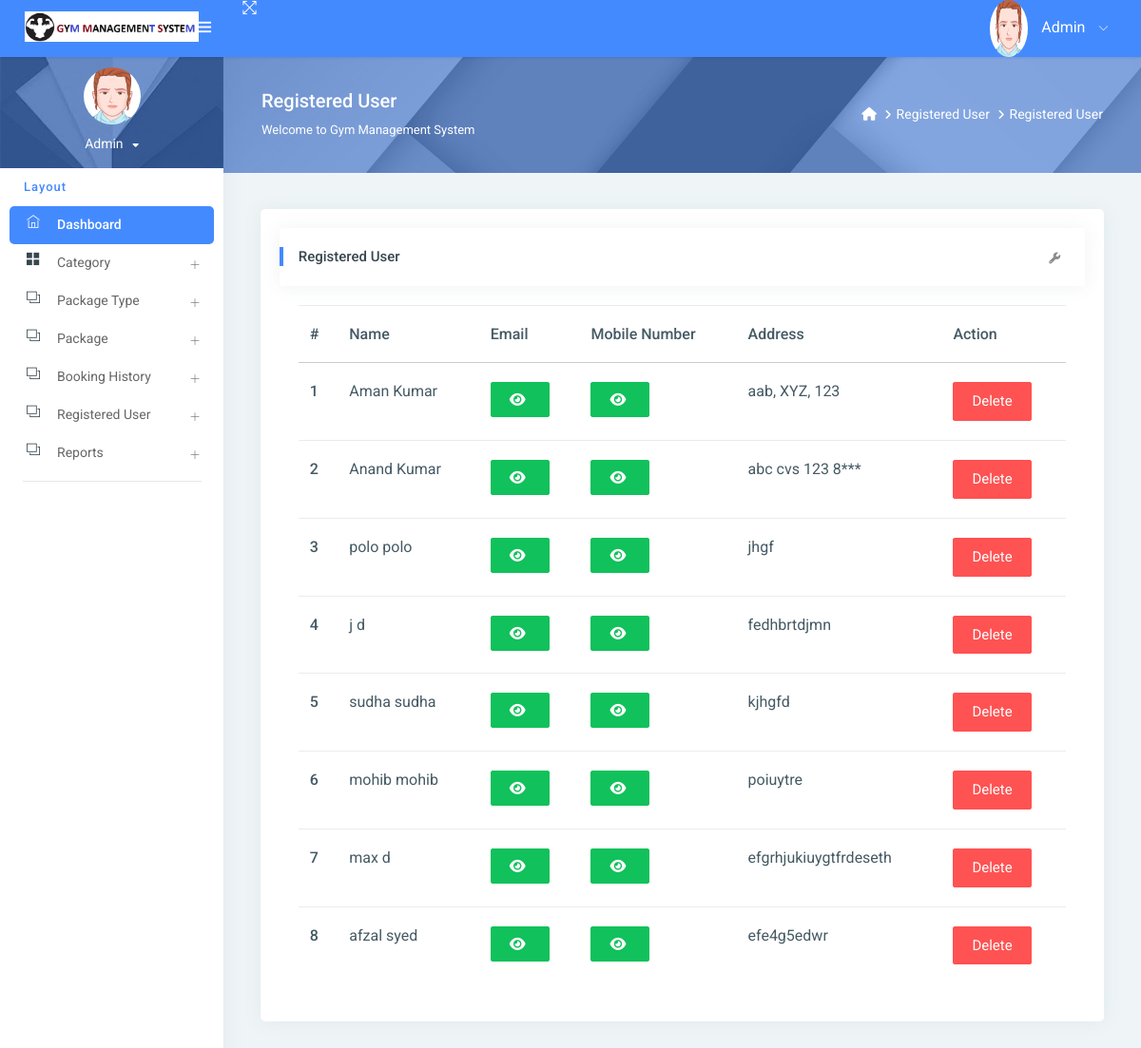
The app's page /reg_user/ (signed in) with its own data.
### gym/models.py (models this page shows, shortened)
class Signup(models.Model):
    user = models.ForeignKey(User, on_delete=models.CASCADE, null=True)
    mobile = models.CharField(max_length=15, null=True)
    state = models.CharField(max_length=150, null=True)
    city = models.CharField(max_length=150, null=True)
    address = models.CharField(max_length=200, null=True)
    creationdate = models.DateTimeField(auto_now_add=True)

### gym/views.py (the view)
# urls.py: path('reg_user/', reg_user, name="reg_user"),
@login_required(login_url='/admin_login/')
def reg_user(request):
    data = Signup.objects.all()
    d = {'data': data}
    return render(request, "admin/reg_user.html", locals())

### gym/templates/admin/reg_user.html (shortened to what this page needs)
{% extends 'admin_base.html' %}
{% load static %}
{% block main %}
<link rel="stylesheet" href="https://cdnjs.cloudflare.com/ajax/libs/font-awesome/6.2.0/css/all.min.css" />
<div class="page-header">
    <div class="page-block">
        <div class="row align-items-center">
            <div class="col-md-8">
                <div class="page-header-title">
                    <h5 class="m-b-10">Registered User</h5>
                    <p class="m-b-0">Welcome to Gym Management System</p>
                </div>
            </div>
            <div class="col-md-4">
                <ul class="breadcrumb-title">
                    <li class="breadcrumb-item">
                        <a href="{% url 'admin_home' %}"> <i class="fa fa-home"></i> </a>
                    </li>
                    <li class="breadcrumb-item"><a href="">Registered User</a>
                    </li>
                    <li class="breadcrumb-item"><a href="">Registered User</a>
                    </li>
                </ul>
            </div>
        </div>
    </div>
</div>
<div class="pcoded-inner-content">
    <div class="main-body">
        <div class="page-wrapper">
            <div class="page-body">
                <div class="row">
                    <div class="col-md-12">
                        <div class="card">
                            <div class="card-block">
                                <div class="card-header">
                                    <h5> Registered User</h5>
                                    <div class="card-header-right">
                                        <ul class="list-unstyled card-option">
                                            <li><i class="fa fa fa-wrench open-card-option"></i></li>
                                        </ul>
                                    </div>
                                </div>
                                <div class="card-block table-border-style">
                                    <div class="table-responsive">
                                        <table class="table">
                                            <thead>
                                            <tr>
                                                <th>#</th>
                                                <th>Name</th>
                                                <th>Email</th>
                                                <th>Mobile Number</th>
                                                <th>Address</th>
                                                <th>Action</th>
                                            </tr>
                                            </thead>
                                            <tbody>
                                            {% for i in data %}
                                            <tr>
                                                <th scope="row">{{forloop.counter}}</th>
                                                <td>{{i.user.first_name}} {{i.user.last_name}}</td>
                                                 <td><span id="email-{{forloop.counter}}" class="password">{{i.user.username}}</span>
                                                     <button type="button" class="btn btn-success" id="email-btn-{{forloop.counter}}" onclick="togglePassword('email-{{forloop.counter}}', this.id)"><i class="fa fa-eye"></i></button>
                                                 </td>
                                                 <td>
                                                    <button type="button" class="btn btn-success" id="mobile-btn-{{forloop.counter}}" onclick="togglePassword('mobile-{{forloop.counter}}', this.id)"><i class="fa fa-eye"></i></button>
                                                  </td>
                                                <td>{{i.address}}</td>
                                                <td>
                                                    <a href="{% url 'delete_user' i.id %}"
                                                       onclick="return confirm('Are you sure to Delete')"
                                                       class="btn btn-danger">Delete</a>
                                                </td>
                                            </tr>
                                            {% endfor %}
                                            </tbody>
                                        </table>
                                    </div>
                                </div>
                            </div>
                        </div>
                    </div>
                </div>
            </div>
        </div>
    </div>
</div>
{% endblock %}

### gym/templates/admin/reg_user.html (style rules this page uses)
.table-responsive { font-size:11px; }
td { padding:0px; }

### records on screen
Signup: user.first_name "Aman", user.last_name "Kumar", address "aab, XYZ, 123"
Signup: user.first_name "Anand", user.last_name "Kumar", address "abc cvs 123 8***"
Signup: user.first_name "polo", user.last_name "polo", address "jhgf"
Signup: user.first_name "j", user.last_name "d", address "fedhbrtdjmn"
Signup: user.first_name "sudha", user.last_name "sudha", address "kjhgfd"
Signup: user.first_name "mohib", user.last_name "mohib", address "poiuytre"
Signup: user.first_name "max", user.last_name "d", address "efgrhjukiuygtfrdeseth"
Signup: user.first_name "afzal", user.last_name "syed", address "efe4g5edwr"
